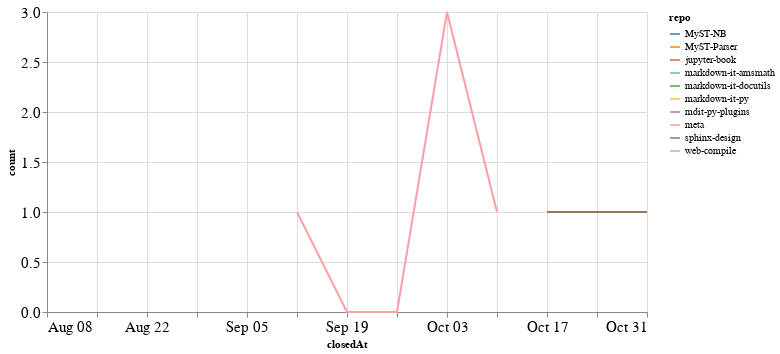

The notebook cell this image was saved under:
### Code cell
closed_by_time = closed_by.groupby('repo').resample('W', on='closedAt').count()['author'].reset_index()
closed_by_time = closed_by_time.rename(columns={'author': 'count'})

alt.Chart(closed_by_time, width=600).mark_line().encode(
    x='closedAt',
    y='count',
    color='repo',
    tooltip="repo"
)

### Figure 1 — Vega-Lite specification as saved in the notebook (floating-point values rounded to 4 significant figures)
{"config": {"axisLeft": {"labelFontSize": 15}, "axisBottom": {"labelFontSize": 15}}, "data": {"name": "data-b61f245f61dc15d36ad4fa77b8e31404"}, "mark": "line", "encoding": {"color": {"type": "nominal", "field": "repo"}, "tooltip": {"type": "nominal", "field": "repo"}, "x": {"type": "temporal", "field": "closedAt"}, "y": {"type": "quantitative", "field": "count"}}, "width": 600, "$schema": "https://vega.github.io/schema/vega-lite/v4.8.1.json", "datasets": {"data-b61f245f61dc15d36ad4fa77b8e31404": [{"repo": "MyST-NB", "closedAt": "2021-10-03T00:00:00", "count": 2}, {"repo": "MyST-Parser", "closedAt": "2021-08-08T00:00:00", "count": 1}, {"repo": "jupyter-book", "closedAt": "2021-10-10T00:00:00", "count": 1}, {"repo": "markdown-it-amsmath", "closedAt": "2021-09-12T00:00:00", "count": 2}, {"repo": "markdown-it-docutils", "closedAt": "2021-09-12T00:00:00", "count": 1}, {"repo": "markdown-it-py", "closedAt": "2021-09-12T00:00:00", "count": 1}, {"repo": "mdit-py-plugins", "closedAt": "2021-09-12T00:00:00", "count": 1}, {"repo": "meta", "closedAt": "2021-09-12T00:00:00", "count": 1}, {"repo": "meta", "closedAt": "2021-09-19T00:00:00", "count": 0}, {"repo": "meta", "closedAt": "2021-09-26T00:00:00", "count": 0}, {"repo": "meta", "closedAt": "2021-10-03T00:00:00", "count": 3}, {"repo": "meta", "closedAt": "2021-10-10T00:00:00", "count": 1}, {"repo": "sphinx-design", "closedAt": "2021-10-17T00:00:00", "count": 1}, {"repo": "sphinx-design", "closedAt": "2021-10-24T00:00:00", "count": 1}, {"repo": "sphinx-design", "closedAt": "2021-10-31T00:00:00", "count": 1}, {"repo": "web-compile", "closedAt": "2021-09-26T00:00:00", "count": 2}]}}
